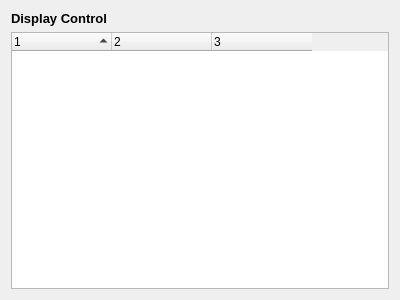
<?xml version="1.0" encoding="UTF-8"?>
<ui version="4.0">
 <class>DisplayControlPanel</class>
 <widget class="QWidget" name="DisplayControlPanel">
  <property name="geometry">
   <rect>
    <x>0</x>
    <y>0</y>
    <width>400</width>
    <height>300</height>
   </rect>
  </property>
  <property name="windowTitle">
   <string>Form</string>
  </property>
  <layout class="QVBoxLayout" name="verticalLayout">
   <item>
    <widget class="QLabel" name="label">
     <property name="font">
      <font>
       <pointsize>10</pointsize>
       <bold>true</bold>
      </font>
     </property>
     <property name="text">
      <string>Display Control</string>
     </property>
    </widget>
   </item>
   <item>
    <widget class="QTreeWidget" name="treeWidget">
     <property name="contextMenuPolicy">
      <enum>Qt::CustomContextMenu</enum>
     </property>
     <property name="editTriggers">
      <set>QAbstractItemView::NoEditTriggers</set>
     </property>
     <property name="selectionMode">
      <enum>QAbstractItemView::ExtendedSelection</enum>
     </property>
     <property name="sortingEnabled">
      <bool>true</bool>
     </property>
     <property name="columnCount">
      <number>3</number>
     </property>
     <attribute name="headerStretchLastSection">
      <bool>false</bool>
     </attribute>
     <column>
      <property name="text">
       <string notr="true">1</string>
      </property>
     </column>
     <column>
      <property name="text">
       <string notr="true">2</string>
      </property>
     </column>
     <column>
      <property name="text">
       <string notr="true">3</string>
      </property>
     </column>
    </widget>
   </item>
  </layout>
 </widget>
 <resources/>
 <connections/>
</ui>
